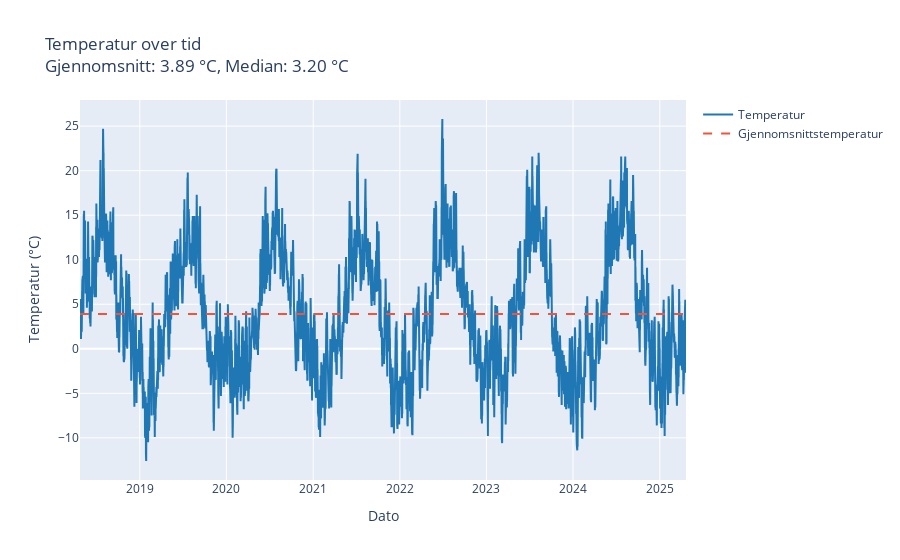
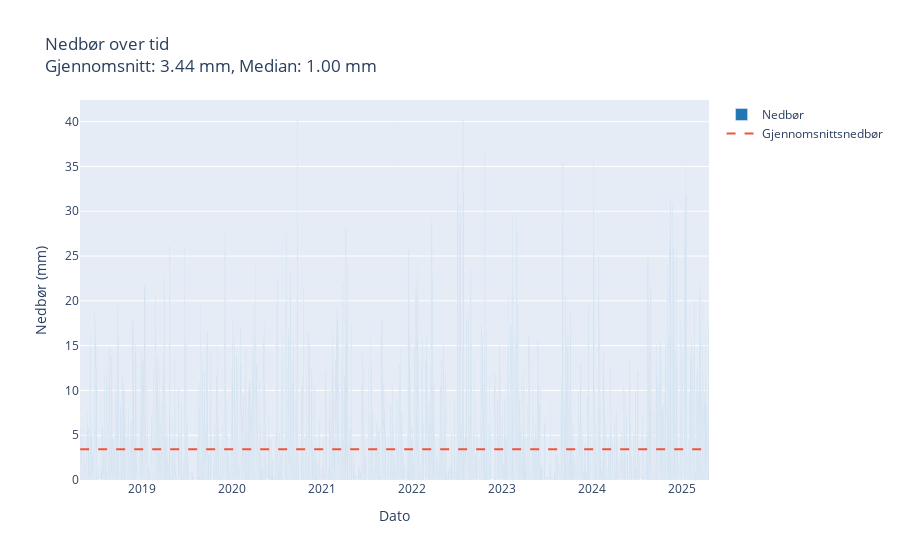
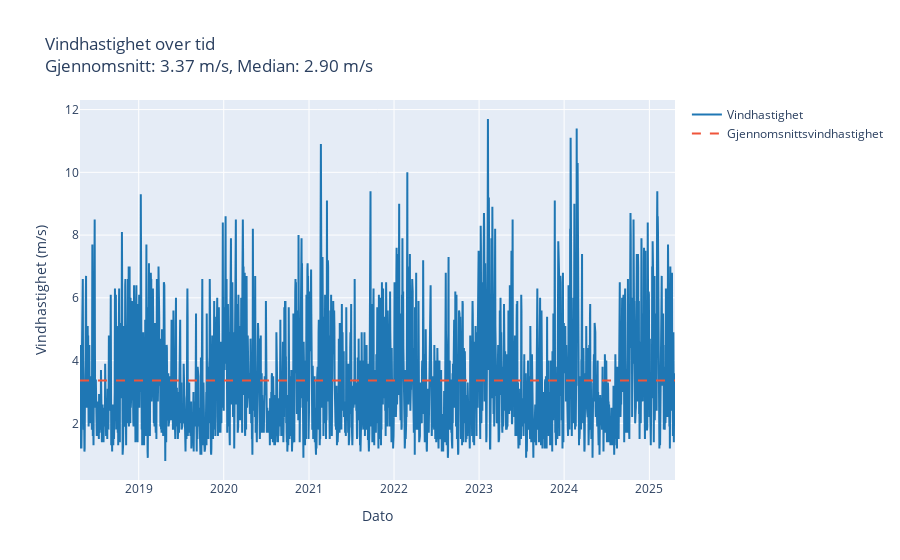
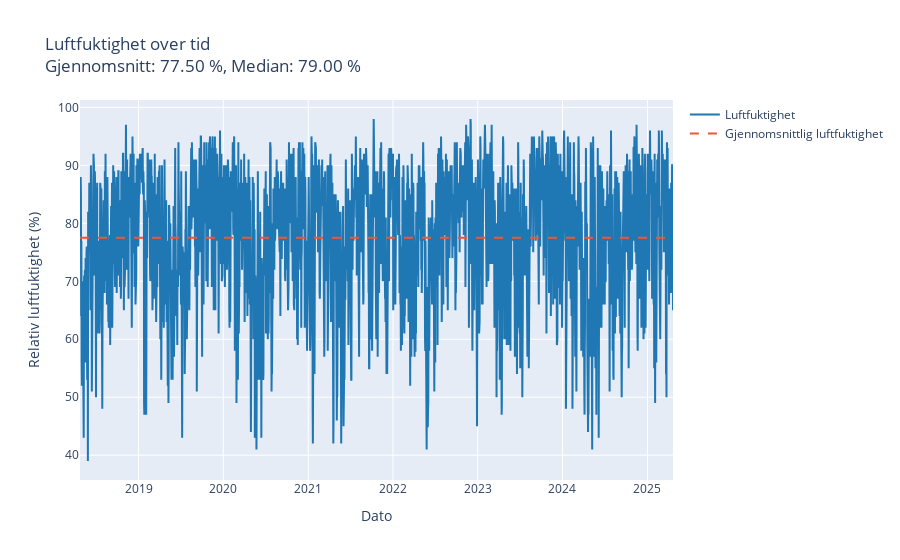

Source (notebook cell) for these figures, in order:
### Code cell
# Leser data fra de separate CSV-filene
temperature_data = pd.read_csv("../data/temperature_data.csv")
precipitation_data = pd.read_csv("../data/precipitation_data.csv")
wind_speed_data = pd.read_csv("../data/wind_speed_data.csv")
humidity_data = pd.read_csv("../data/humidity_data.csv")

# Konverterer referansetiden til datetime for alle datasettene
temperature_data['referenceTime'] = pd.to_datetime(temperature_data['referenceTime'])
precipitation_data['referenceTime'] = pd.to_datetime(precipitation_data['referenceTime'])
wind_speed_data['referenceTime'] = pd.to_datetime(wind_speed_data['referenceTime'])
humidity_data['referenceTime'] = pd.to_datetime(humidity_data['referenceTime'])

# Plotter temperaturdata
fig_temp = go.Figure()
fig_temp.add_trace(go.Scatter(
    x=temperature_data['referenceTime'],
    y=temperature_data['value'],
    mode='lines',
    name='Temperatur',
    line=dict(color='#1f77b4')
))
mean_temp = temperature_data['value'].mean()
median_temp = temperature_data['value'].median()
fig_temp.add_trace(go.Scatter(
    x=temperature_data['referenceTime'],
    y=[mean_temp] * len(temperature_data['referenceTime']),
    mode='lines',
    line=dict(dash='dash', color='rgba(31, 119, 180)'),
    name='Gjennomsnittstemperatur'
))
fig_temp.update_layout(
    title=f"Temperatur over tid<br>Gjennomsnitt: {mean_temp:.2f} °C, Median: {median_temp:.2f} °C",
    xaxis_title="Dato",
    yaxis_title="Temperatur (°C)"
)
fig_temp.show()

# Plotter nedbørsdata
fig_precip = go.Figure()
fig_precip.add_trace(go.Bar(
    x=precipitation_data['referenceTime'],
    y=precipitation_data['value'],
    name='Nedbør',
    marker=dict(color='#1f77b4')
))
mean_precip = precipitation_data['value'].mean()
median_precip = precipitation_data['value'].median()
fig_precip.add_trace(go.Scatter(
    x=precipitation_data['referenceTime'],
    y=[mean_precip] * len(precipitation_data['referenceTime']),
    mode='lines',
    line=dict(dash='dash', color='rgba(31, 119, 180)'),
    name='Gjennomsnittsnedbør'
))
fig_precip.update_layout(
    title=f"Nedbør over tid<br>Gjennomsnitt: {mean_precip:.2f} mm, Median: {median_precip:.2f} mm",
    xaxis_title="Dato",
    yaxis_title="Nedbør (mm)"
)
fig_precip.show()

# Plotter vindhastighetsdata
fig_wind = go.Figure()
fig_wind.add_trace(go.Scatter(
    x=wind_speed_data['referenceTime'],
    y=wind_speed_data['value'],
    mode='lines',
    name='Vindhastighet',
    line=dict(color='#1f77b4')
))
mean_wind = wind_speed_data['value'].mean()
median_wind = wind_speed_data['value'].median()
fig_wind.add_trace(go.Scatter(
    x=wind_speed_data['referenceTime'],
    y=[mean_wind] * len(wind_speed_data['referenceTime']),
    mode='lines',
    line=dict(dash='dash', color='rgba(31, 119, 180)'),
    name='Gjennomsnittsvindhastighet'
))
fig_wind.update_layout(
    title=f"Vindhastighet over tid<br>Gjennomsnitt: {mean_wind:.2f} m/s, Median: {median_wind:.2f} m/s",
    xaxis_title="Dato",
    yaxis_title="Vindhastighet (m/s)"
)
fig_wind.show()

# Plotter luftfuktighetsdata
fig_humidity = go.Figure()
fig_humidity.add_trace(go.Scatter(
    x=humidity_data['referenceTime'],
    y=humidity_data['value'],
    mode='lines',
    name='Luftfuktighet',
    line=dict(color='#1f77b4')
))
mean_humidity = humidity_data['value'].mean()
median_humidity = humidity_data['value'].median()
fig_humidity.add_trace(go.Scatter(
    x=humidity_data['referenceTime'],
    y=[mean_humidity] * len(humidity_data['referenceTime']),
    mode='lines',
    line=dict(dash='dash', color='rgba(31, 119, 180)'),
    name='Gjennomsnittlig luftfuktighet'
))
fig_humidity.update_layout(
    title=f"Luftfuktighet over tid<br>Gjennomsnitt: {mean_humidity:.2f} %, Median: {median_humidity:.2f} %",
    xaxis_title="Dato",
    yaxis_title="Relativ luftfuktighet (%)"
)
fig_humidity.show()

### Figure 1 — Plotly figure (JSON) as saved in the notebook; plotly's stock layout.template omitted (floating-point values rounded to 4 significant figures; data arrays with more than 128 entries replaced by an {"elided": "..."} marker saying what was removed)
{"data": [{"line": {"color": "#1f77b4"}, "mode": "lines", "name": "Temperatur", "type": "scatter", "x": {"elided": "5110 str values"}, "y": {"elided": "5110 float values"}}, {"line": {"color": "rgba(31, 119, 180)", "dash": "dash"}, "mode": "lines", "name": "Gjennomsnittstemperatur", "type": "scatter", "x": {"elided": "5110 str values"}, "y": {"elided": "5110 float values"}}], "layout": {"title": {"text": "Temperatur over tid<br>Gjennomsnitt: 3.89 °C, Median: 3.20 °C"}, "xaxis": {"title": {"text": "Dato"}}, "yaxis": {"title": {"text": "Temperatur (°C)"}}}}

### Figure 2 — Plotly figure (JSON) as saved in the notebook; plotly's stock layout.template omitted (floating-point values rounded to 4 significant figures; data arrays with more than 128 entries replaced by an {"elided": "..."} marker saying what was removed)
{"data": [{"marker": {"color": "#1f77b4"}, "name": "Nedbør", "type": "bar", "x": {"elided": "5110 str values"}, "y": {"elided": "5110 float values"}}, {"line": {"color": "rgba(31, 119, 180)", "dash": "dash"}, "mode": "lines", "name": "Gjennomsnittsnedbør", "type": "scatter", "x": {"elided": "5110 str values"}, "y": {"elided": "5110 float values"}}], "layout": {"title": {"text": "Nedbør over tid<br>Gjennomsnitt: 3.44 mm, Median: 1.00 mm"}, "xaxis": {"title": {"text": "Dato"}}, "yaxis": {"title": {"text": "Nedbør (mm)"}}}}

### Figure 3 — Plotly figure (JSON) as saved in the notebook; plotly's stock layout.template omitted (floating-point values rounded to 4 significant figures; data arrays with more than 128 entries replaced by an {"elided": "..."} marker saying what was removed)
{"data": [{"line": {"color": "#1f77b4"}, "mode": "lines", "name": "Vindhastighet", "type": "scatter", "x": {"elided": "2555 str values"}, "y": {"elided": "2555 float values"}}, {"line": {"color": "rgba(31, 119, 180)", "dash": "dash"}, "mode": "lines", "name": "Gjennomsnittsvindhastighet", "type": "scatter", "x": {"elided": "2555 str values"}, "y": {"elided": "2555 float values"}}], "layout": {"title": {"text": "Vindhastighet over tid<br>Gjennomsnitt: 3.37 m/s, Median: 2.90 m/s"}, "xaxis": {"title": {"text": "Dato"}}, "yaxis": {"title": {"text": "Vindhastighet (m/s)"}}}}

### Figure 4 — Plotly figure (JSON) as saved in the notebook; plotly's stock layout.template omitted (floating-point values rounded to 4 significant figures; data arrays with more than 128 entries replaced by an {"elided": "..."} marker saying what was removed)
{"data": [{"line": {"color": "#1f77b4"}, "mode": "lines", "name": "Luftfuktighet", "type": "scatter", "x": {"elided": "2555 str values"}, "y": {"elided": "2555 float values"}}, {"line": {"color": "rgba(31, 119, 180)", "dash": "dash"}, "mode": "lines", "name": "Gjennomsnittlig luftfuktighet", "type": "scatter", "x": {"elided": "2555 str values"}, "y": {"elided": "2555 float values"}}], "layout": {"title": {"text": "Luftfuktighet over tid<br>Gjennomsnitt: 77.50 %, Median: 79.00 %"}, "xaxis": {"title": {"text": "Dato"}}, "yaxis": {"title": {"text": "Relativ luftfuktighet (%)"}}}}
